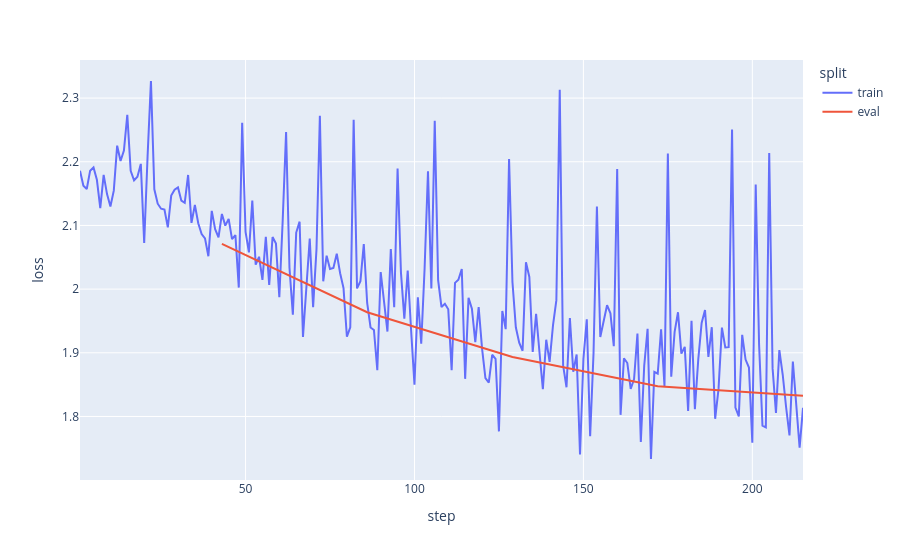

Here is the notebook cell this chart was saved with:
### Code cell
# Courbes d'apprentissage du modèle
import json
import plotly.express as px 

with open("./camembert-ner/checkpoint-215/trainer_state.json", "r") as file: 
    training_state = json.load(file)

loss = []

for log in training_state ["log_history"]:
    step = log["step"]
    if "loss" in log:
        loss += [{"step": step, "loss": log["loss"], "split": "train"}]
    elif "eval_loss" in log:
        loss += [{"step": step, "loss": log["eval_loss"], "split": "eval"}]
    else: 
        # thweird
        print(log)

loss = pd.DataFrame(loss)

px.line(loss, x = "step", y = "loss", color =  "split")

### Figure 1 — Plotly figure (JSON) as saved in the notebook; plotly's stock layout.template omitted (floating-point values rounded to 4 significant figures; data arrays with more than 128 entries replaced by an {"elided": "..."} marker saying what was removed)
{"data": [{"hovertemplate": "split=train<br>step=%{x}<br>loss=%{y}<extra></extra>", "legendgroup": "train", "line": {"color": "#636efa", "dash": "solid"}, "marker": {"symbol": "circle"}, "mode": "lines", "name": "train", "orientation": "v", "showlegend": true, "type": "scatter", "x": {"elided": "215 int values"}, "xaxis": "x", "y": {"elided": "215 float values"}, "yaxis": "y"}, {"hovertemplate": "split=eval<br>step=%{x}<br>loss=%{y}<extra></extra>", "legendgroup": "eval", "line": {"color": "#EF553B", "dash": "solid"}, "marker": {"symbol": "circle"}, "mode": "lines", "name": "eval", "orientation": "v", "showlegend": true, "type": "scatter", "x": [43, 86, 129, 172, 215], "xaxis": "x", "y": [2.071, 1.964, 1.893, 1.847, 1.833], "yaxis": "y"}], "layout": {"legend": {"title": {"text": "split"}, "tracegroupgap": 0}, "margin": {"t": 60}, "xaxis": {"anchor": "y", "domain": [0, 1], "title": {"text": "step"}}, "yaxis": {"anchor": "x", "domain": [0, 1], "title": {"text": "loss"}}}}
